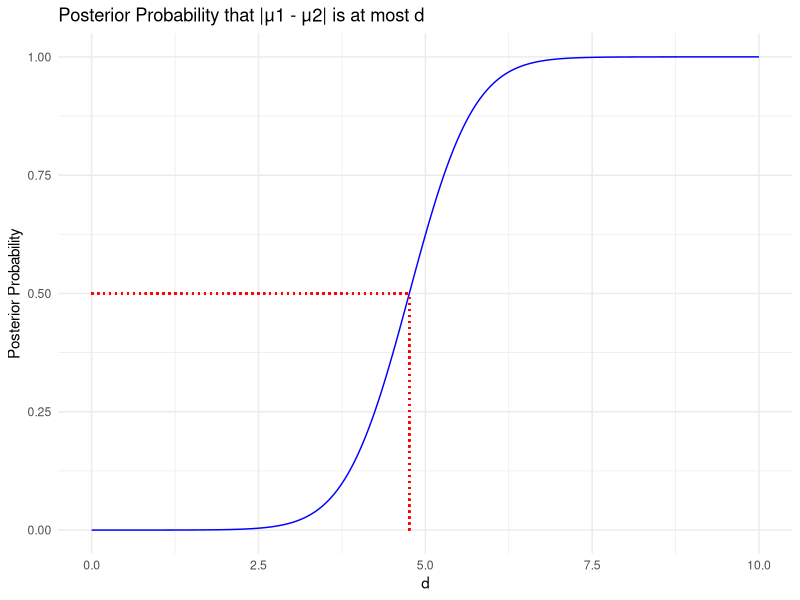

This chart was generated by the following R code:
#Page 614

library(ggplot2)

T17 <- function(x) {
  pt(x, df = 17)
}

d_values <- seq(0, 10, by = 0.01)

posterior_probs <- T17(1.33 * (d_values + 4.76)) - T17(1.33 * (-d_values + 4.76))

data <- data.frame(d = d_values, posterior_prob = posterior_probs)

median_value <- 4.76
median_y_value <- approx(d_values, posterior_probs, xout = median_value)$y

ggplot(data, aes(x = d, y = posterior_prob)) +
  geom_line(color = "blue") +
  geom_segment(aes(x = median_value, xend = median_value, y = 0, yend = median_y_value), 
               linetype = "dotted", color = "red") +
  geom_segment(aes(x = 0, xend = median_value, y = median_y_value, yend = median_y_value), 
               linetype = "dotted", color = "red") +
  labs(title = "Posterior Probability that |μ1 - μ2| is at most d",
       x = "d",
       y = "Posterior Probability") +
  theme_minimal()
